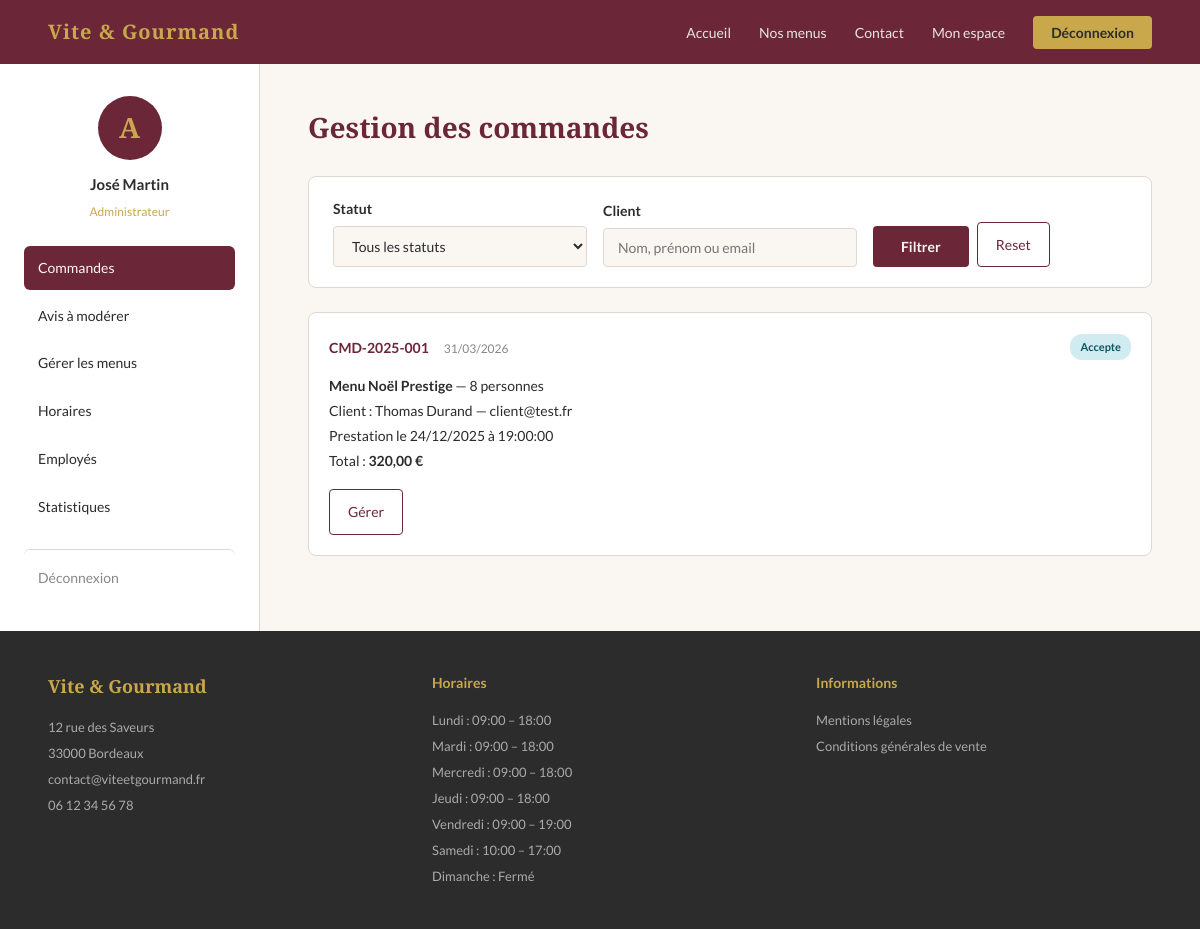
The app's page /public?page=espace-admin (signed in) with its own data.
### tables this page shows
CREATE TABLE commande (
    commande_id INT AUTO_INCREMENT PRIMARY KEY,
    numero_cmd VARCHAR(50) NOT NULL UNIQUE,
    utilisateur_id INT NOT NULL,
    menu_id INT NOT NULL,
    date_commande DATETIME DEFAULT CURRENT_TIMESTAMP,
    date_prestation DATE NOT NULL,
    heure_livraison TIME NOT NULL,
    adresse_livraison VARCHAR(255) NOT NULL,
    ville_livraison VARCHAR(100) NOT NULL,
    nb_personnes INT NOT NULL,
    prix_menu DOUBLE NOT NULL,
    prix_livraison DOUBLE DEFAULT 0,
    remise BOOLEAN DEFAULT FALSE,
    prix_total DOUBLE NOT NULL,
    pret_materiel BOOLEAN DEFAULT FALSE,
    statut_actuel VARCHAR(50) DEFAULT 'en_attente',
    motif_annulation TEXT,
    mode_contact VARCHAR(50),
    FOREIGN KEY (utilisateur_id) REFERENCES utilisateur(utilisateur_id),
    FOREIGN KEY (menu_id) REFERENCES menu(menu_id)
);

CREATE TABLE menu (
    menu_id INT AUTO_INCREMENT PRIMARY KEY,
    titre VARCHAR(100) NOT NULL,
    description TEXT,
    nb_pers_min INT NOT NULL,
    prix_base DOUBLE NOT NULL,
    conditions TEXT,
    stock INT DEFAULT 0,
    actif BOOLEAN DEFAULT TRUE,
    theme_id INT,
    regime_id INT,
    FOREIGN KEY (theme_id) REFERENCES theme(theme_id),
    FOREIGN KEY (regime_id) REFERENCES regime(regime_id)
);

CREATE TABLE utilisateur (
    utilisateur_id INT AUTO_INCREMENT PRIMARY KEY,
    email VARCHAR(100) NOT NULL UNIQUE,
    password VARCHAR(255) NOT NULL,
    nom VARCHAR(50) NOT NULL,
    prenom VARCHAR(50) NOT NULL,
    gsm VARCHAR(20),
    adresse VARCHAR(255),
    ville VARCHAR(100),
    actif BOOLEAN DEFAULT TRUE,
    role_id INT NOT NULL,
    FOREIGN KEY (role_id) REFERENCES role(role_id)
);

CREATE TABLE horaire (
    horaire_id INT AUTO_INCREMENT PRIMARY KEY,
    jour ENUM('lundi','mardi','mercredi','jeudi','vendredi','samedi','dimanche') NOT NULL,
    heure_ouverture VARCHAR(5),
    heure_fermeture VARCHAR(5)
);

### src/views/espace-admin.php (the view, shortened to what this page needs)
<section class="espace-section">
    <div class="espace-sidebar">
        <div class="espace-avatar">A</div>
        <div class="espace-nom"><?= htmlspecialchars($_SESSION['user']['prenom']) ?> <?= htmlspecialchars($_SESSION['user']['nom']) ?></div>
        <div class="espace-email" style="color:var(--or)">Administrateur</div>
        <nav class="espace-nav">
            <a href="<?= APP_URL ?>?page=espace-admin&action=commandes" <?= $action === 'commandes' ? 'class="active"' : '' ?>>Commandes</a>
            <a href="<?= APP_URL ?>?page=espace-admin&action=avis" <?= $action === 'avis' ? 'class="active"' : '' ?>>Avis à modérer</a>
            <a href="<?= APP_URL ?>?page=espace-admin&action=menus" <?= $action === 'menus' ? 'class="active"' : '' ?>>Gérer les menus</a>
            <a href="<?= APP_URL ?>?page=espace-admin&action=horaires" <?= $action === 'horaires' ? 'class="active"' : '' ?>>Horaires</a>
            <a href="<?= APP_URL ?>?page=espace-admin&action=employes" <?= $action === 'employes' ? 'class="active"' : '' ?>>Employés</a>
            <a href="<?= APP_URL ?>?page=espace-admin&action=stats" <?= $action === 'stats' ? 'class="active"' : '' ?>>Statistiques</a>
            <a href="<?= APP_URL ?>?page=deconnexion" class="espace-nav-logout">Déconnexion</a>
        </nav>
    </div>
    <div class="espace-content">
        <?php if ($action === 'commandes'): ?>
            <h1>Gestion des commandes</h1>
            <form method="GET" action="" class="employe-filtres">
                <div class="filtres-grid">
                    <div class="form-group">
                        <label>Statut</label>
                        <select name="statut">
                            <option value="">Tous les statuts</option>
                        </select>
                    </div>
                    <div class="form-group">
                        <label>Client</label>
                        <input type="text" name="client" value="<?= htmlspecialchars($_GET['client'] ?? '') ?>" placeholder="Nom, prénom ou email">
                    </div>
                    <div class="form-group filtres-btn">
                        <button type="submit" class="btn-primary">Filtrer</button>
                        <a href="<?= APP_URL ?>?page=espace-admin&action=commandes" class="btn-outline-dark">Reset</a>
                    </div>
                </div>
            </form>
            <div class="commandes-liste">
                <?php if (empty($commandes)): ?>
                    <p style="color:var(--gris);text-align:center;padding:32px">Aucune commande trouvée.</p>
                <?php else: ?>
                    <?php foreach ($commandes as $c): ?>
                    <div class="commande-item">
                        <div class="commande-item-header">
                            <div>
                                <span class="commande-ref"><?= htmlspecialchars($c['numero_cmd']) ?></span>
                                <span class="commande-date"><?= date('d/m/Y', strtotime($c['date_commande'])) ?></span>
                            </div>
                            <span class="statut-badge statut-<?= $c['statut_actuel'] ?>">
                                <?= ucfirst(str_replace('_', ' ', $c['statut_actuel'])) ?>
                            </span>
                        </div>
                        <div class="commande-item-body">
                            <p><strong><?= htmlspecialchars($c['menu_titre']) ?></strong> — <?= $c['nb_personnes'] ?> personnes</p>
                            <p>Client : <?= htmlspecialchars($c['prenom']) ?> <?= htmlspecialchars($c['nom']) ?> — <?= htmlspecialchars($c['email']) ?></p>
                            <p>Prestation le <?= date('d/m/Y', strtotime($c['date_prestation'])) ?> à <?= $c['heure_livraison'] ?></p>
                            <p>Total : <strong><?= number_format($c['prix_total'], 2, ',', ' ') ?> €</strong></p>
                        </div>
                        <div class="commande-item-actions">
                            <a href="<?= APP_URL ?>?page=espace-admin&action=detail-commande&id=<?= $c['commande_id'] ?>" class="btn-outline-dark">Gérer</a>
                        </div>
                    </div>
                    <?php endforeach; ?>
                <?php endif; ?>
            </div>
        <?php else: ?>
            <p style="color:var(--gris);padding:32px">Sélectionnez une section dans le menu.</p>
        <?php endif; ?>
    </div>
</section>

### src/views/layout/footer.php (shortened to what this page needs)
</main>
<footer class="footer">
    <div class="footer-col">
        <div class="footer-logo">Vite &amp; Gourmand</div>
        <p>12 rue des Saveurs<br>33000 Bordeaux<br>contact@viteetgourmand.fr<br>06 12 34 56 78</p>
    </div>
    <div class="footer-col">
        <div class="footer-titre">Horaires</div>
        <?php
        $pdo = getDB();
        $horaires = $pdo->query("SELECT * FROM horaire ORDER BY horaire_id")->fetchAll();
        foreach ($horaires as $h):
        ?>
            <p>
                <?= ucfirst($h['jour']) ?> :
                <?= $h['heure_ouverture'] ? $h['heure_ouverture'] . ' – ' . $h['heure_fermeture'] : 'Fermé' ?>
            </p>
        <?php endforeach; ?>
    </div>
    <div class="footer-col">
        <div class="footer-titre">Informations</div>
        <ul>
            <li><a href="<?= APP_URL ?>?page=mentions">Mentions légales</a></li>
            <li><a href="<?= APP_URL ?>?page=cgv">Conditions générales de vente</a></li>
        </ul>
    </div>
</footer>
</body>
</html>

### public/assets/css/style.css (style rules this page uses)
:root { --bordeaux: #6B2737; --or: #C9A84C; --fond: #FAF7F2; --texte: #2C2C2C; --gris: #888888; --blanc: #ffffff; --bordure: #e0d8d0; }
* { margin: 0; padding: 0; box-sizing: border-box; }
body { font-family: 'Lato', sans-serif; background: var(--fond); color: var(--texte); font-size: 16px; line-height: 1.7; }
h1, h2, h3, h4 { font-family: 'Playfair Display', serif; color: var(--bordeaux); }
a { color: var(--bordeaux); text-decoration: none; }
.btn-primary { background: var(--bordeaux); color: var(--fond); padding: 12px 28px; border-radius: 4px; border: none; font-size: 14px; font-family: 'Lato', sans-serif; font-weight: 700; cursor: pointer; display: inline-block; transition: background 0.2s; }
.form-group { margin-bottom: 20px; }
.form-group label { display: block; font-size: 14px; font-weight: 700; color: var(--texte); margin-bottom: 6px; }
.form-group input, .form-group select, .form-group textarea { width: 100%; padding: 10px 14px; border: 0.5px solid var(--bordure); border-radius: 4px; font-size: 14px; font-family: 'Lato', sans-serif; background: var(--fond); color: var(--texte); transition: border-color 0.2s; }
.footer { background: var(--texte); padding: 40px 48px; display: flex; gap: 48px; justify-content: space-between; flex-wrap: wrap; }
.footer-logo { color: var(--or); font-family: 'Playfair Display', serif; font-size: 18px; font-weight: 700; margin-bottom: 12px; }
.footer-titre { color: var(--or); font-size: 14px; font-weight: 700; margin-bottom: 12px; }
.footer-col { flex: 1; min-width: 180px; }
.footer-col p, .footer-col ul { color: #aaaaaa; font-size: 13px; line-height: 2; }
.footer-col ul { list-style: none; }
.footer-col ul a { color: #aaaaaa; font-size: 13px; }
.filtres-grid { display: flex; gap: 16px; flex-wrap: wrap; align-items: flex-end; }
.filtres-grid .form-group { flex: 1; min-width: 160px; margin-bottom: 0; }
.filtres-btn { display: flex; gap: 8px; align-items: flex-end; }
.btn-outline-dark { background: transparent; color: var(--bordeaux); padding: 10px 18px; border-radius: 4px; border: 1px solid var(--bordeaux); font-size: 14px; font-family: 'Lato', sans-serif; cursor: pointer; display: inline-block; transition: all 0.2s; white-space: nowrap; }
.espace-section { display: flex; min-height: calc(100vh - 64px - 200px); }
.espace-sidebar { width: 260px; flex-shrink: 0; background: var(--blanc); border-right: 0.5px solid var(--bordure); padding: 32px 24px; }
.espace-avatar { width: 64px; height: 64px; border-radius: 50%; background: var(--bordeaux); color: var(--or); font-size: 28px; font-weight: 700; font-family: 'Playfair Display', serif; display: flex; align-items: center; justify-content: center; margin: 0 auto 12px; }
.espace-nom { font-size: 15px; font-weight: 700; color: var(--texte); text-align: center; margin-bottom: 4px; }
.espace-email { font-size: 12px; color: var(--gris); text-align: center; margin-bottom: 24px; }
.espace-nav { display: flex; flex-direction: column; gap: 4px; }
.espace-nav a { padding: 10px 14px; border-radius: 6px; font-size: 14px; color: var(--texte); transition: all 0.2s; }
.espace-nav a.active { background: var(--bordeaux); color: var(--fond); }
.espace-nav-logout { margin-top: 16px; color: var(--gris) !important; border-top: 0.5px solid var(--bordure); padding-top: 16px !important; }
.espace-content { flex: 1; padding: 40px 48px; overflow-y: auto; }
.espace-content h1 { font-size: 28px; margin-bottom: 24px; }
.commandes-liste { display: flex; flex-direction: column; gap: 16px; }
.commande-item { background: var(--blanc); border: 0.5px solid var(--bordure); border-radius: 8px; padding: 20px; transition: border-color 0.2s; }
.commande-item-header { display: flex; justify-content: space-between; align-items: center; margin-bottom: 12px; }
.commande-ref { font-size: 14px; font-weight: 700; color: var(--bordeaux); margin-right: 12px; }
.commande-date { font-size: 12px; color: var(--gris); }
.commande-item-body { font-size: 14px; color: var(--texte); line-height: 1.8; margin-bottom: 16px; }
.commande-item-actions { display: flex; gap: 8px; align-items: center; }
.statut-badge { font-size: 11px; font-weight: 700; padding: 4px 10px; border-radius: 12px; display: inline-block; }
.statut-accepte { background: #D1ECF1; color: #0C5460; }
.employe-filtres { background: var(--blanc); border: 0.5px solid var(--bordure); border-radius: 8px; padding: 20px 24px; margin-bottom: 24px; }

### records on screen
commande: numero_cmd "CMD-2025-001", date_commande "31/03/2026", statut_actuel "Accepte", menu.titre "Menu Noël Prestige", nb_personnes "8", utilisateur.prenom "Thomas", utilisateur.nom "Durand", utilisateur.email "client@test.fr", date_prestation "24/12/2025", heure_livraison "19:00:00", prix_total "320,00"
horaire: jour "Lundi", heure_ouverture "09:00", heure_fermeture "18:00"
horaire: jour "Mardi", heure_ouverture "09:00", heure_fermeture "18:00"
horaire: jour "Mercredi", heure_ouverture "09:00", heure_fermeture "18:00"
horaire: jour "Jeudi", heure_ouverture "09:00", heure_fermeture "18:00"
horaire: jour "Vendredi", heure_ouverture "09:00", heure_fermeture "19:00"
horaire: jour "Samedi", heure_ouverture "10:00", heure_fermeture "17:00"
horaire: jour "Dimanche", shows "Fermé"

### other values on screen
$_SESSION['user']['prenom'] "José"
$_SESSION['user']['nom'] "Martin"
